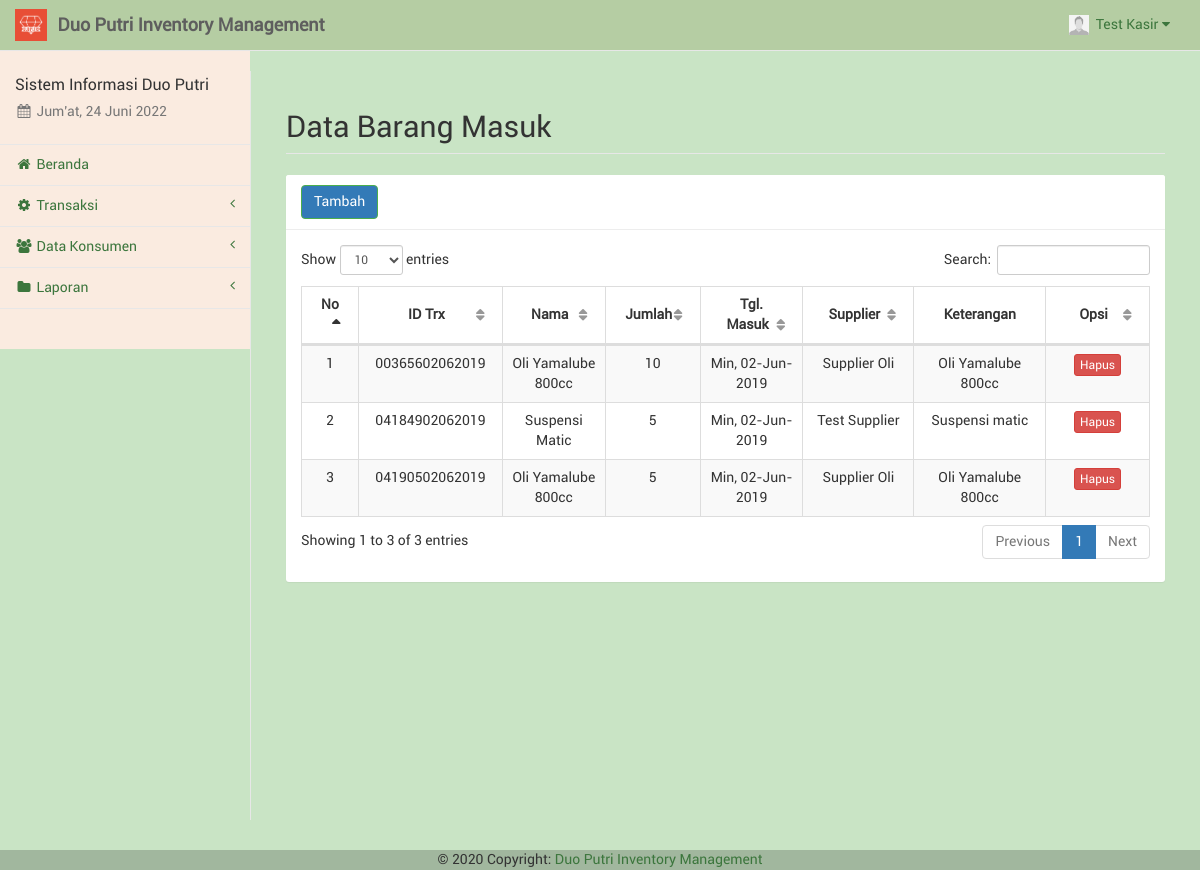
Before: /kasir/trxbarang.php (signed in) with the older database file.
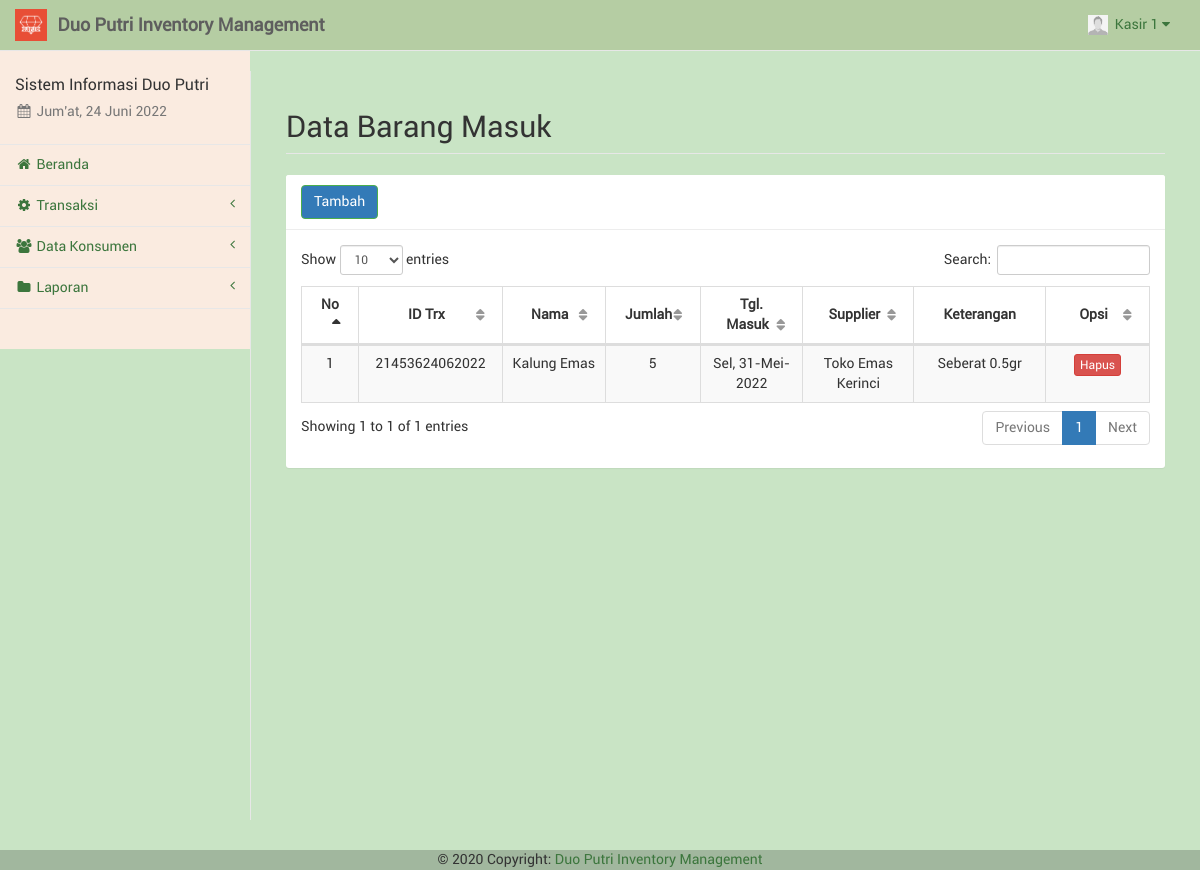
After: the same page with the newer database file.
### tables this page shows
CREATE TABLE `kasir` (
  `id_kasir` int(11) NOT NULL,
  `nama_kasir` varchar(50) NOT NULL,
  `telp_kasir` varchar(20) NOT NULL,
  `user_kasir` varchar(50) NOT NULL,
  `pass_kasir` varchar(100) NOT NULL,
  `foto_kasir` text NOT NULL,
  `id_adm` int(11) NOT NULL
);

CREATE TABLE `trxbarang` (
  `id_trxbrg` varchar(20) NOT NULL,
  `tgl_trxbrg` date NOT NULL,
  `id_brg` int(11) NOT NULL,
  `id_spl` int(11) NOT NULL,
  `jml_brg` int(11) NOT NULL,
  `ket_trxbrg` text NOT NULL
);

CREATE TABLE `barangjasa` (
  `id_brg` int(11) NOT NULL,
  `nama` varchar(100) NOT NULL,
  `jenis` varchar(20) NOT NULL,
  `stok` varchar(10) NOT NULL,
  `harga` varchar(20) NOT NULL,
  `keterangan` text NOT NULL,
  `id_adm` int(11) NOT NULL
);

CREATE TABLE `supplier` (
  `id_spl` int(11) NOT NULL,
  `nama_spl` varchar(50) NOT NULL,
  `telp_spl` varchar(20) NOT NULL,
  `alamat_spl` text NOT NULL
);

### kasir/sess_check.php (called while the page is built, shortened)
<?php
	$chk_sess = $_SESSION['kasir'];
	include("dist/config/koneksi.php");
	$sql_sess = "SELECT * FROM kasir WHERE id_kasir='". $chk_sess ."'";
	$ress_sess = mysqli_query($conn, $sql_sess);
	$row_sess = mysqli_fetch_array($ress_sess);
	$sess_kasirname = $row_sess['nama_kasir'];
	$sess_kasirfoto = $row_sess['foto_kasir'];
?>

### kasir/dist/function/format_tanggal.php (called while the page is built, shortened)
<?php
	function format_tanggal($tgl) {
		$blns = array("", "Jan", "Feb", "Mar", "Apr", "Mei", "Jun", "Jul", "Ags", "Sep", "Okt", "Nov", "Des");
		$hrs = array("Min", "Sen", "Sel", "Rab", "Kam", "Jum", "Sab");
		$tgls = getdate(strtotime($tgl));
		$hr = (strlen($tgls['mday']) == 1 ? "0". $tgls['mday'] : $tgls['mday']);
		$tanggal = $hrs[$tgls['wday']] .", ". $hr ."-". $blns[$tgls['mon']] ."-". $tgls['year'];
		return $tanggal;
	}
?>

### kasir/trxbarang.php (the view, shortened to what the changed rows need)
<?php
include("sess_check.php");
include("layout_top.php");
include("dist/function/format_tanggal.php");
?>
<div id="page-wrapper" style="background-color: #C9E4C5;">
	<div class="container-fluid">
		<div class="row">
			<div class="col-lg-12">
				<h1 class="page-header">Data Barang Masuk</h1>
			</div>
		</div>
		<div class="row">
			<div class="col-lg-12">
				<div class="panel panel-default">
					<div class="panel-heading">
						<a href="trxbarang_tambah.php" class="btn btn-success">Tambah</a>
					</div>
					<div class="panel-body">
						<table class="table table-striped table-bordered table-hover" id="tabel-data">
							<thead>
								<tr>
									<th width="1%">No</th>
									<th width="10%">ID Trx</th>
									<th width="10%">Nama</th>
									<th width="5%">Jumlah</th>
									<th width="10%">Tgl. Masuk</th>
									<th width="10%">Supplier</th>
									<th width="10%">Keterangan</th>
									<th width="10%">Opsi</th>
								</tr>
							</thead>
							<tbody>
								<?php
								$i = 1;
								$sql = "SELECT trxbarang.*, barangjasa.*, supplier.* FROM trxbarang, barangjasa, supplier WHERE
													trxbarang.id_brg=barangjasa.id_brg AND trxbarang.id_spl=supplier.id_spl ORDER BY trxbarang.tgl_trxbrg DESC";
								$ress = mysqli_query($conn, $sql);
								while ($data = mysqli_fetch_array($ress)) {
									echo '<tr>';
									echo '<td class="text-center">' . $i . '</td>';
									echo '<td class="text-center">' . $data['id_trxbrg'] . '</td>';
									echo '<td class="text-center">' . $data['nama'] . '</td>';
									echo '<td class="text-center">' . $data['jml_brg'] . '</td>';
									echo '<td class="text-center">' . format_tanggal($data['tgl_trxbrg']) . '</td>';
									echo '<td class="text-center">' . $data['nama_spl'] . '</td>';
									echo '<td class="text-center">' . $data['keterangan'] . '</td>';
									echo '<td class="text-center">'; ?>
									<a href="trxbarang_hapus.php?trx=<?php echo $data['id_trxbrg']; ?>" onclick="return confirm('Apakah anda yakin akan menghapus <?php echo $data['id_trxbrg']; ?>?');" class="btn btn-danger btn-xs">Hapus</a></td>
								<?php
									echo '</tr>';
									$i++;
								}
								?>
							</tbody>
						</table>
					</div>
				</div>
			</div>
		</div>
	</div>
</div>
<?php
include("layout_bottom.php");
?>

### kasir/layout_top.php (shortened to what the changed rows need)
<!DOCTYPE html>
<html lang="en">
<head>
	<link href="libs/bootstrap/dist/css/bootstrap.min.css" rel="stylesheet">
	<link href="libs/metisMenu/dist/metisMenu.min.css" rel="stylesheet">
	<link href="libs/datatables-plugins/integration/bootstrap/3/dataTables.bootstrap.css" rel="stylesheet">
	<link href="libs/datatables-responsive/css/dataTables.responsive.css" rel="stylesheet">
	<link href="dist/css/sb-admin-2.css" rel="stylesheet">
	<link href="dist/css/offline-font.css" rel="stylesheet">
	<link href="dist/css/custom.css" rel="stylesheet">
	<link href="libs/font-awesome/css/font-awesome.min.css" rel="stylesheet" type="text/css">
</head>
<body style="background-color: #C9E4C5 ;">
	<div id="wrapper" style="background-color: #C9E4C5;">
		<nav class="navbar navbar-default navbar-static-top" style="background-color: #B5CDA3 ;" role="navigation" style="margin-bottom: 0">
			<ul class="nav navbar-top-links navbar-right">
				<li class="dropdown dropdown-right">
					<a class="dropdown-toggle" data-toggle="dropdown" href="#">
						<img src="../foto/<?php echo $sess_kasirfoto; ?>" width="20px" height="20px" padding="0px">&nbsp;&nbsp;<?php echo ucfirst($sess_kasirname); ?>&nbsp;<i class="fa fa-caret-down"></i>
					</a>
				</li>
			</ul>
		</nav>

Changed rows visible on the page:
removed trxbarang: id_trxbrg "00365602062019", id_brg.nama "Oli Yamalube 800cc", jml_brg "10", tgl_trxbrg "Min, 02-Jun-2019", id_spl.nama_spl "Supplier Oli", id_brg.keterangan "Oli Yamalube 800cc"
removed trxbarang: id_trxbrg "04184902062019", id_brg.nama "Suspensi Matic", jml_brg "5", tgl_trxbrg "Min, 02-Jun-2019", id_spl.nama_spl "Test Supplier", id_brg.keterangan "Suspensi matic"
removed trxbarang: id_trxbrg "04190502062019", id_brg.nama "Oli Yamalube 800cc", jml_brg "5", tgl_trxbrg "Min, 02-Jun-2019", id_spl.nama_spl "Supplier Oli", id_brg.keterangan "Oli Yamalube 800cc"
changed kasir: nama_kasir "Test Kasir" → "Kasir 1"
added trxbarang: id_trxbrg "21453624062022", id_brg.nama "Kalung Emas", jml_brg "5", tgl_trxbrg "Sel, 31-Mei-2022", id_spl.nama_spl "Toko Emas Kerinci", id_brg.keterangan "Seberat 0.5gr"
Other visible differences:
text written by a page script: "Show entries Search: Showing 1 to 3 of 3 entries Previous 1 Next" → "Show entries Search: Showing 1 to 1 of 1 entries Previous 1 Next"
